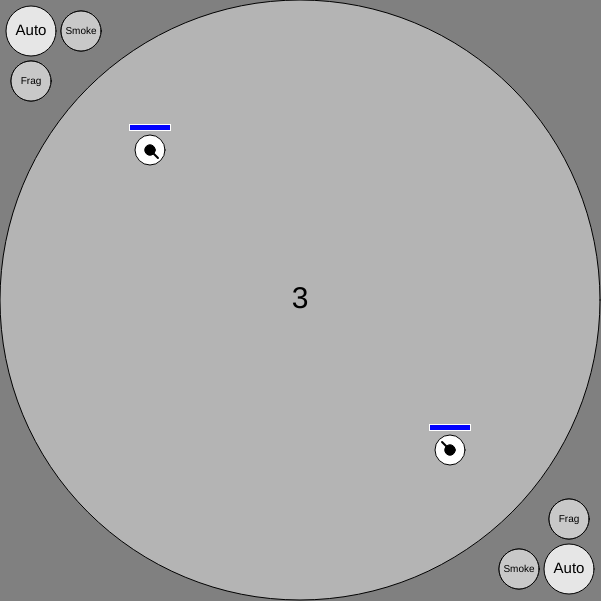
Frame 1 (no input)
Frame 60 (no input): identical to frame 1, image omitted
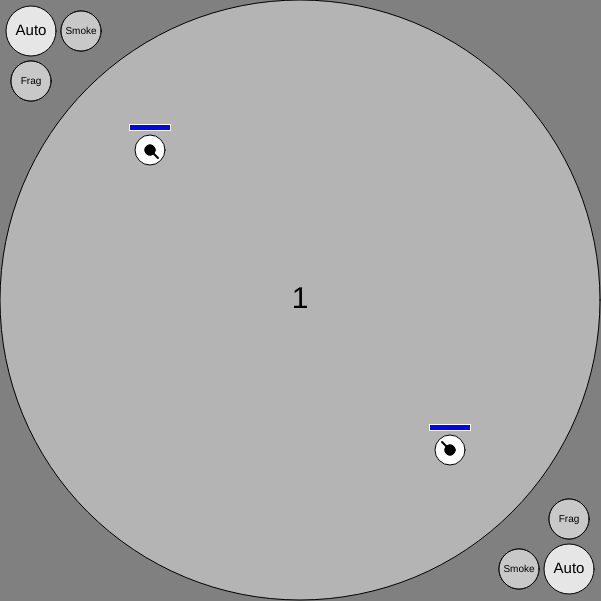
Frame 120 (the mouse pressed at the canvas centre since frame 60)

The p5.js sketch that drew these frames (run headless with seeded random() and noise() and a simulated clock; from frame 60 on, the mouse is pressed at the canvas centre):

// p5.js sketch
// ── sketch.js
function setup() {
  createCanvas(601, 601);
  frameRate(FPS);
  for (let i = 1; i <= 2; i++) {
    player.push(new Shooter(i));
  }
  newGame();
}

function draw() {
  background(128);
  // endgame status
  for (let i = 1; i <= 2; i++) {
    if (player[i].hp <= 0) {
      push();
      textSize(40);
      textAlign(CENTER, CENTER);
      fill(0);
      if (player[2].hp <= 0) text("Player 1 wins!", centerX, centerY - 25);
      else text("Player 2 wins!", centerX, centerY);
      text("Press Enter to play again.", centerX, centerY + 25);
      pop();
      GameStatus = "ended";
      return;
    }
  }
  // handle shooters
  if (player[1].hidden) player[2].auto = 0;
  if (player[2].hidden) player[1].auto = 0;
  for (let i = 1; i <= 2; i++) {
    player[i].move();
    player[i].directGun();
    player[i].shoot();
    player[i].frag = max(0, player[i].frag - 1 / FPS);
    player[i].smoke = max(0, player[i].smoke - 1 / FPS);
  }
  // hold grenade
  if (keyIsDown(69) && player[1].holding == 1) {
    player[1].holdGrenade(1);
  } else if (keyIsDown(82) && player[1].holding == 2) {
    player[1].holdGrenade(2);
  } else if ((keyIsDown(96) || keyIsDown(48)) && player[2].holding == 1) {
    player[2].holdGrenade(1);
  } else if ((keyIsDown(110) || keyIsDown(190)) && player[2].holding == 2) {
    player[2].holdGrenade(2);
  }
  // display border
  push();
  fill(180);
  ellipse(centerX, centerY, Radius * 2, Radius * 2);
  pop();
  // display shooters
  for (let i = 1; i <= 2; i++) {
    player[i].outerDisplay();
    player[i].display();
  }
  // when game is ready, countdown
  if (GameStatus == "ready") {
    let t = millis() - timeStart;
    push();
    textSize(30);
    textAlign(CENTER, CENTER);
    if (t < 3000) {
      let tx = 4 + floor(-t / 1000);
      text(tx.toString(), centerX, centerY);
    } else if (t < 4000) text("Shoot!", centerX, centerY);
    else GameStatus = "playing";
    pop();
  }
  // handle bullets
  for (let i = 0; i < bullet.length; i++) {
    bullet[i].fly();
    bullet[i].lifeTime -= 1 / FPS;
    bullet[i].display();
  }
  bullet = bullet.filter(x => x.exist);
  // handle grenades
  let explodedSmoke = grenade.filter(x => x.exploded && x.type == 1);
  for (let i = 0; i < grenade.length; i++) {
    grenade[i].fly();
    grenade[i].lifeTime -= 1 / FPS;
    if (grenade[i].type == 1) grenade[i].displaySmoke();
    else grenade[i].displayFrag();
  }
  // players hiding
  player[1].hidden = player[2].hidden = 0;
  for (let i = 0; i < explodedSmoke.length; i++) {
    explodedSmoke[i].displaySmoke();
    for (let j = 1; j <= 2; j++) {
      if (hit(explodedSmoke[i], player[j])) player[j].hidden = 1;
    }
  }
  grenade = grenade.filter(x => x.exist);
  // other
}

function keyPressed() {
  if (keyCode == 13 && GameStatus == "ended") {
    newGame();
    return;
  }
  // switch auto mode
  if (keyCode == 81 && !player[2].hidden) player[1].auto = !player[1].auto;
  else if (keyCode == 8 && !player[1].hidden) player[2].auto = !player[2].auto;
  if (GameStatus != "playing") return;
  // start holding a grenade
  if (key == "e" && player[1].smoke == 0) {
    player[1].timeHold = millis();
    player[1].holding = 1;
  } else if (key == "r" && player[1].frag == 0) {
    player[1].timeHold = millis();
    player[1].holding = 2;
  } else if (key == "0" && player[2].smoke == 0) {
    player[2].timeHold = millis();
    player[2].holding = 1;
  } else if (key == "." && player[2].frag == 0) {
    player[2].timeHold = millis();
    player[2].holding = 2;
  }
  return;
}

function keyReleased() {
  if (GameStatus != "playing") return;
  // throw grenade
  if (key == "e" && player[1].holding == 1) {
    player[1].smoke = smokeCD;
    player[1].throwGrenade();
  } else if (key == "r" && player[1].holding == 2) {
    player[1].frag = fragCD;
    player[1].throwGrenade();
  } else if (key == "0" && player[2].holding == 1) {
    player[2].smoke = smokeCD;
    player[2].throwGrenade();
  } else if (key == "." && player[2].holding == 2) {
    player[2].frag = fragCD;
    player[2].throwGrenade();
  }
  return false;
}

function newGame() {
  player[1].spawn(150, 150);
  player[2].spawn(450, 450);
  bullet = [];
  grenade = [];
  GameStatus = "ready";
  timeStart = millis();
}

function hitBorder(s) {
  return dist(centerX, centerY, s.x, s.y) + s.radius >= Radius;
}

function hit(c1, c2) {
  return dist(c1.x, c1.y, c2.x, c2.y) <= c1.radius + c2.radius;
}

function fixToBorder(s) {
  let out = createVector(s.x - centerX, s.y - centerY);
  let fixed = createVector(s.x - centerX, s.y - centerY);
  fixed.normalize();
  fixed.mult(Radius - s.radius);
  out.sub(fixed);
  s.x -= out.x;
  s.y -= out.y;
}

// ── bullet.js
class Bullet {
    constructor(shooter, dir, speed, dmg){
        this.shooter = shooter;
        this.dir = dir.copy();
        this.speed = speed; // make bullet type to reduce complexity
        this.dmg = dmg; //
    }

    shoot(){
        this.radius = 3;
        let initDir = this.dir.copy().mult(this.shooter.radius / this.shooter.speed);
        this.x = player[this.shooter].x + initDir.x;
        this.y = player[this.shooter].y + initDir.y;
        this.exist = 1;
    }

    fly(){
        this.x += this.dir.x * this.speed;
        this.y += this.dir.y * this.speed;
        for(let i = 1; i <= 2; i ++){
            if(i == this.shooter) continue;
            if(collide(this, player[i])) {
                player[i].hp -= this.dmg;
                this.exist = 0;
            }
        }
        if(hitBorder(this)) this.exist = 0;
    }

    display(){
        ellipse(this.x, this.y, this.radius * 2, this.radius * 2);
    }
}
// ── grenade.js
class Grenade {
  constructor(type, throwerX, throwerY, targetX, targetY) {
    this.type = type; // 1 is smoke, 2 is frag
    this.x = throwerX; // location of thrower
    this.y = throwerY; //
    this.targetX = targetX; // location of target
    this.targetY = targetY; //
  }

  throw() {
    // time before exploding
    this.timeCount =
      0.5 + dist(this.targetX, this.targetY, this.x, this.y) / 400;
    // direction
    this.dir = createVector(this.targetX - this.x, this.targetY - this.y);
    this.dir.div(this.timeCount * FPS);
    // other
    this.lifeTime = inf;
    this.radius = 4;
    this.exist = 1;
    this.exploded = 0;
  }

  fly() {
    // explode
    if (
      dist(this.x, this.y, this.targetX, this.targetY) <= this.dir.mag() / 2 ||
      hitBorder(this)
    ) {
      if (!this.exploded) {
        if (this.type == 1) {
          this.lifeTime = 7.5;
        } else {
          this.lifeTime = 2;
        }
      }
      if (this.type == 1) {
        this.smokeExplode();
      } else {
        this.fragExplode();
      }
      this.exploded = 1;
      return;
    }
    // fly
    this.x += this.dir.x;
    this.y += this.dir.y;
  }

  // after exploding, gradually increase size of smoke
  smokeExplode() {
    if (this.lifeTime > 2.5) {
      this.radius = 153 - this.lifeTime * 20;
    } else if (this.lifeTime <= 0) this.exist = 0;
  }

  // deal damage depend on distance to center and shoot some frags when explode
  fragExplode() {
    if (!this.exploded) {
      this.radius = 75;
      // deal damage
      for (let i = 1; i <= 2; i++) {
        if (hit(player[i], this)) {
          player[i].hp -=
            45 -
            (dist(player[i].x, player[i].y, this.x, this.y) / this.radius) * 30;
        }
      }
      // shoot frags
      for (let i = 0; i < 6; i++) {
        let rd = random(PI / 3);
        let ang = (PI / 3) * i + rd;
        let bl = new Bullet(
          0,
          createVector(cos(ang), sin(ang)),
          this.x,
          this.y
        );
        bl.shoot();
        bullet.push(bl);
      }
    }
    if (this.lifeTime <= 0) {
      this.exist = 0;
    }
  }

  displaySmoke() {
    if (!this.exist) return;
    push();
    if (!this.exploded) {
      stroke(0);
      fill(230);
    } else {
      noStroke();
      if (this.lifeTime > 0.5) fill(255);
      else fill(255, 255, 255, this.lifeTime * 2 * 255);
    }
    ellipse(this.x, this.y, this.radius * 2, this.radius * 2);
    pop();
  }

  displayFrag() {
    if (!this.exist) return;
    push();
    if (!this.exploded) {
      fill(200, 200, 0);
      ellipse(this.x, this.y, this.radius * 2, this.radius * 2);
    } else {
      noStroke();
      let circles = 30;
      for (let i = circles; i >= 1; i--) {
        fill(255, 255 - (i * 240) / circles, 0, (this.lifeTime / 2) * 255);
        ellipse(this.x, this.y, (i * 150) / circles, (i * 150) / circles);
      }
    }
    pop();
  }
}

// ── setting.js
let FPS = 60;
let dx = [-1, 0, 1, 0];
let dy = [0, -1, 0, 1];
let p1move = [65, 87, 68, 83]; // a w d s
let p1gun = [71, 89, 74, 72]; // g y j h
let centerX = 300,
  centerY = 300;
let Radius = 300;
let player = [0];
let bullet = [];
let grenade = [];
let reload = 500;
let GameStatus = "ready"; // ready ended playing
let timeStart = 0;
let fragCD = 12;
let smokeCD = 10;
let inf = 100000000;
let rainbowColor = [
  "rgb(148, 0, 211)",
  "rgb(75, 0, 130)",
  "rgb(0, 0, 255)",
  "rgb(0, 255, 0)",
  "rgb(255, 255, 0",
  "rgb(255, 127, 0)",
  "rgb(255, 0, 0)"
]; // from violet to red

/*
a w d s : p1 move
g h : p1 rotate gun
space: p1 shoot
arrows : p2 move
mouse : p2 aim
left mouse : p2 shoot
q : p1 auto shoot
backspace: p2 auto shoot
e : p1 hold smoke, release to throw
r : p1 hold frag, ___
0 : p2 hold smoke, ___
. : p2 hold frag, ___
*/

// ── shooter.js
class Shooter {
  constructor(num) {
    this.num = num; // index of the shooter
  }

  // spawn the shooter and reset some attributes
  spawn(x, y) {
    this.x = x;
    this.y = y;
    this.smoke = 0; // smoke grenade cooldown
    this.frag = 0; // frag grenade cooldown
    this.dir = createVector(0, 0); // direction of moving by vector
    this.speed = 3;
    this.radius = 15; // radius of the body
    this.gunDir = PI / 4; // direction of shooting or throwing by angle
    this.hp = 100;
    this.lastShot = -reload; // time of the last shot
    this.auto = 0; // if 1, auto aim and shoot to the enemy location
    this.canShoot = 1;
    this.hidden = 0; // number of SG shooter is hiding in
    this.timeHold = 0; // last time start holding a grenade
    this.holding = 0; // type of holding grenade
    this.targetX = this.x; // target of the grenade
    this.targetY = this.y; // ---
  }

  move() {
    if (GameStatus != "playing") return;
    this.dir.set(0, 0);
    // determine moving direction by pressing keys
    if (this.num == 2) {
      for (let i = 37; i <= 40; i++) {
        if (keyIsDown(i)) {
          this.dir.x += dx[i - 37];
          this.dir.y += dy[i - 37];
        }
      }
    } else {
      for (let i = 0; i < 4; i++) {
        if (keyIsDown(p1move[i])) {
          this.dir.x += dx[i];
          this.dir.y += dy[i];
        }
      }
    }
    // make the moving direction's magnitude equal to shooter's speed
    this.dir.normalize();
    this.dir.mult(this.speed);
    // move shooter by moving direction
    this.x += this.dir.x;
    this.y += this.dir.y;
    // fix moving direction and location if shooter touch the border
    if (hitBorder(this)) {
      // undo last move
      this.x -= this.dir.x;
      this.y -= this.dir.y;
      // part of the moving direction that lost by hitting the border
      let hold = createVector(this.x - centerX, this.y - centerY);
      hold.normalize();
      hold.mult(this.speed);
      // realistic moving direction
      this.dir.sub(hold);
      // move again
      this.x += this.dir.x;
      this.y += this.dir.y;
      // fix shooter's location to the border
      fixToBorder(this);
    }
  }

  // direct the gun either automatically or manually
  directGun() {
    if (GameStatus == "ended") return;
    // if auto mode is on, shoot to the enemy location
    if (this.auto) {
      this.gunDir = atan2(
        player[3 - this.num].y - this.y,
        player[3 - this.num].x - this.x
      );
      return;
    }
    // manuallly change gun direction
    if (this.num == 1) {
      if (keyIsDown(71)) this.gunDir -= (1.25 * PI) / FPS;
      else if (keyIsDown(72)) this.gunDir += (1.25 * PI) / FPS;
    } else {
      this.gunDir = atan2(mouseY - this.y, mouseX - this.x);
    }
  }

  shoot() {
    if (
      millis() - this.lastShot < reload ||
      GameStatus != "playing" ||
      !this.canShoot
    )
      return;
    // shoot
    if (
      this.auto ||
      (this.num == 1 && keyIsDown(32)) ||
      (this.num == 2 && mouseIsPressed)
    ) {
      let dirX = cos(this.gunDir);
      let dirY = sin(this.gunDir);
      let bl = new Bullet(
        this.num,
        createVector(dirX, dirY),
        this.x + dirX * 10,
        this.y + dirY * 10
      );
      bl.shoot();
      bullet.push(bl);
      // reload
      this.lastShot = millis();
    }
  }

  // if shooter is holding a grenade, forbid shooting, decrease its speed and increase distance to target
  holdGrenade() {
    this.canShoot = 0;
    this.speed = 1.5;
    this.targetX =
      this.x + (((millis() - this.timeHold) * cos(this.gunDir)) / FPS) * 30;
    this.targetY =
      this.y + (((millis() - this.timeHold) * sin(this.gunDir)) / FPS) * 30;
  }

  // throw holding grenade
  throwGrenade() {
    let gr = new Grenade(
      this.holding,
      this.x,
      this.y,
      this.targetX,
      this.targetY
    );
    gr.throw();
    grenade.push(gr);
    this.holding = 0;
    this.speed = 3;
    this.canShoot = 1;
  }

  // display auto mode, smoke and frag cooldown
  outerDisplay() {
    let autoX = 31,
      autoY = 31;
    let smokeX = autoX + 50,
      smokeY = autoY;
    let fragX = autoX,
      fragY = autoY + 50;
    if (this.num == 2) {
      autoX = centerX * 2 - autoX;
      autoY = centerY * 2 - autoY;
      smokeX = centerX * 2 - smokeX;
      smokeY = centerY * 2 - smokeY;
      fragX = centerX * 2 - fragX;
      fragY = centerY * 2 - fragY;
    }
    push();
    // auto mode
    stroke(0);
    strokeWeight(1);
    if (!this.auto) fill(230);
    else fill(200, 200, 55);
    ellipse(autoX, autoY, 50, 50);
    // smoke and frag
    fill(255);
    ellipse(smokeX, smokeY, 40, 40);
    ellipse(fragX, fragY, 40, 40);
    fill(200);
    // draw arcs for cooldown
    arc(
      smokeX,
      smokeY,
      40,
      40,
      -PI / 2 + (1 - this.smoke / smokeCD) * PI * 2,
      -PI / 2
    );
    arc(
      fragX,
      fragY,
      40,
      40,
      -PI / 2 + (1 - this.frag / fragCD) * PI * 2,
      -PI / 2
    );
    // text on those
    fill(0);
    noStroke();
    textSize(15);
    textAlign(CENTER, CENTER);
    text("Auto", autoX, autoY);
    textSize(10);
    text("Frag", fragX, fragY);
    text("Smoke", smokeX, smokeY);
    pop();
  }

  // display shooter, gun and grenade target
  display() {
    push();
    fill(255);
    ellipse(this.x, this.y, this.radius * 2, this.radius * 2);
    // launcher, its color depend on weapon
    if (this.holding == 0) fill(0);
    else if (this.holding == 1) fill(230);
    else fill(200, 200, 0);
    ellipse(this.x, this.y, this.radius * 0.7, this.radius * 0.7);
    // gun
    strokeWeight(2);
    line(
      this.x,
      this.y,
      this.x + cos(this.gunDir) * this.radius * 0.75,
      this.y + sin(this.gunDir) * this.radius * 0.75
    );
    // hp bar
    if (!this.hidden) {
      stroke(255, sqrt(this.hp / 100) * 255, sq(this.hp / 100) * 255);
      translate(-20, -25);
      fill(255);
      rect(this.x, this.y, 40, 5);
      noStroke();
      fill("blue");
      rect(this.x, this.y, this.hp * 0.4, 5);
      fill(0);
      rect(this.x + this.hp * 0.4, this.y, 40 - this.hp * 0.4, 5);
      translate(20, 25);
    }
    // grenade target
    if (this.holding) {
      stroke(0);
      line(this.targetX - 5, this.targetY, this.targetX + 5, this.targetY);
      line(this.targetX, this.targetY - 5, this.targetX, this.targetY + 5);
      fill(255);
      ellipse(this.targetX, this.targetY, 4, 4);
    }
    pop();
  }
}
